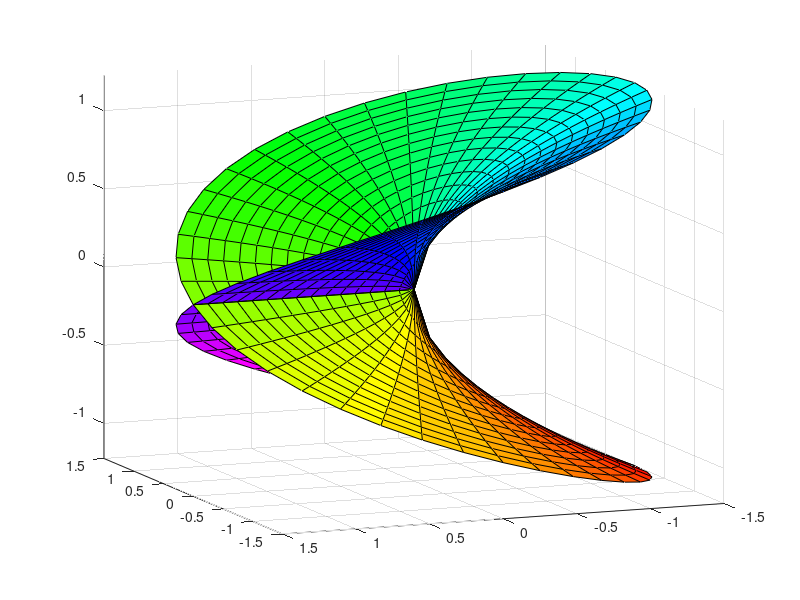
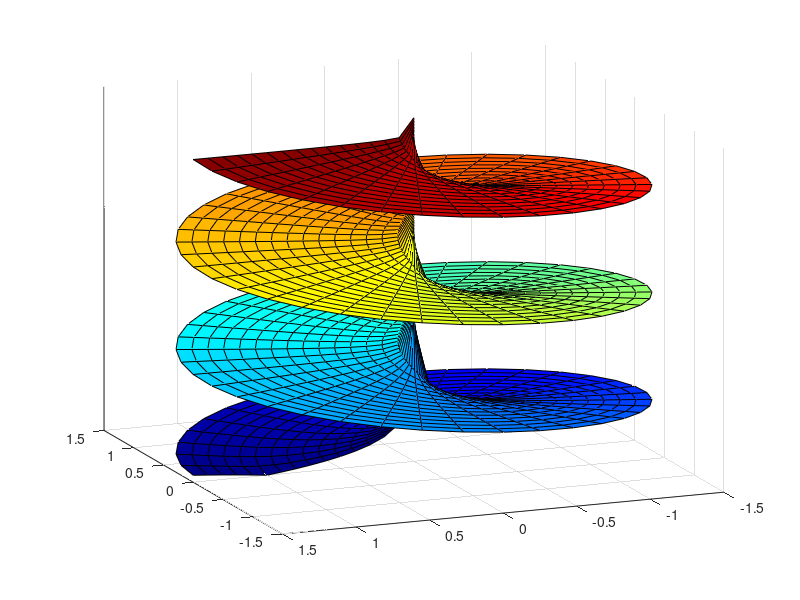

The MATLAB script that drew these images, in order:
% script RR_riemann_surface
%%% Renaissance Robotics codebase, Appendix B, https://github.com/tbewley/RR
%% Copyright 2024 by Thomas Bewley, distributed under BSD 3-Clause License. 

clear; close all; R=[0:.1:1.5]; ii=i;
theta=[-180:10:1.5*360]*pi/180;
for i=1:length(R), for j=1:length(theta)
   x(i,j)=R(i)*sin(theta(j)); 
   y(i,j)=R(i)*cos(theta(j)); 
   f(i,j)=sqrt(R(i))*sin(theta(j)/2); 
   c(i,j)=theta(j)/2;
end; end
figure(1); colormap(hsv(128)); surf(x,y,f,c), axis tight; view(-112,12);
print -depsc RiemannSqrt.eps

R=[0.001:.1:1.501]; theta=[0:10:3*360]*pi/180;
for i=1:length(R), for j=1:length(theta)
   x(i,j)=R(i)*sin(theta(j)); 
   y(i,j)=R(i)*cos(theta(j)); 
   f(i,j)=abs(log(R(i))+ii*theta(j));
   c(i,j)=theta(j);
end; end
figure(2); colormap(jet(128)); surf(x,y,f,c); h=gca;
set(gca,'ztick',[]); axis tight; view(-112,18);
print -depsc RiemannLog.eps
